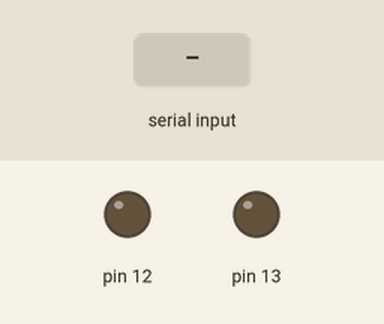
This sketch was run on a simulated Arduino Uno, built with avr-gcc and run on an emulated ATmega328P. Parts: output pins drawn as LEDs (lit = HIGH). The test bench sets the inputs (shaded band).

Above: at 1.2 s.
1.3 s: "b" received over Serial
At 3.1 s:
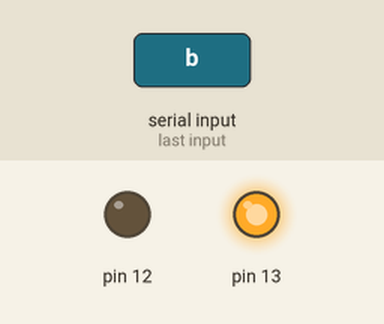
4.3 s: "B" received over Serial
At 5.6 s:
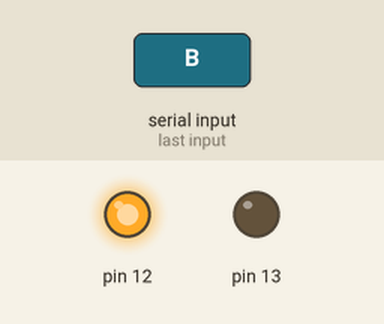
Timing chart, 0 to 7.8 s (numbered marks = the images above; inputs shaded):
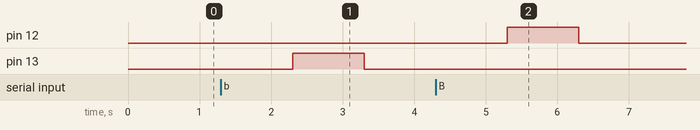

The sketch:

String_Checking.ino
```cpp
String incomingString;

void setup() {
  // put your setup code here, to run once:
  Serial.begin(9600);
  pinMode(13,OUTPUT);
  pinMode(12,OUTPUT);
}

void loop() {

  if (Serial.available() > 0)
  {
    incomingString = Serial.readString();
    incomingString .trim();
    if (incomingString == "b")
    {
      digitalWrite(13,HIGH);
      delay(1000);
      digitalWrite(13,LOW);
    }
    if (incomingString == "B")
    {
      digitalWrite(12,HIGH);
      delay(1000);
      digitalWrite(12,LOW);
    }
  }

}
```

Measured:
- after the input at 1.3 s, pin 13: LOW → HIGH after 1.0 s, → LOW 1.0 s later
- after the input at 4.3 s, pin 12: LOW → HIGH after 1.0 s, → LOW 1.0 s later
